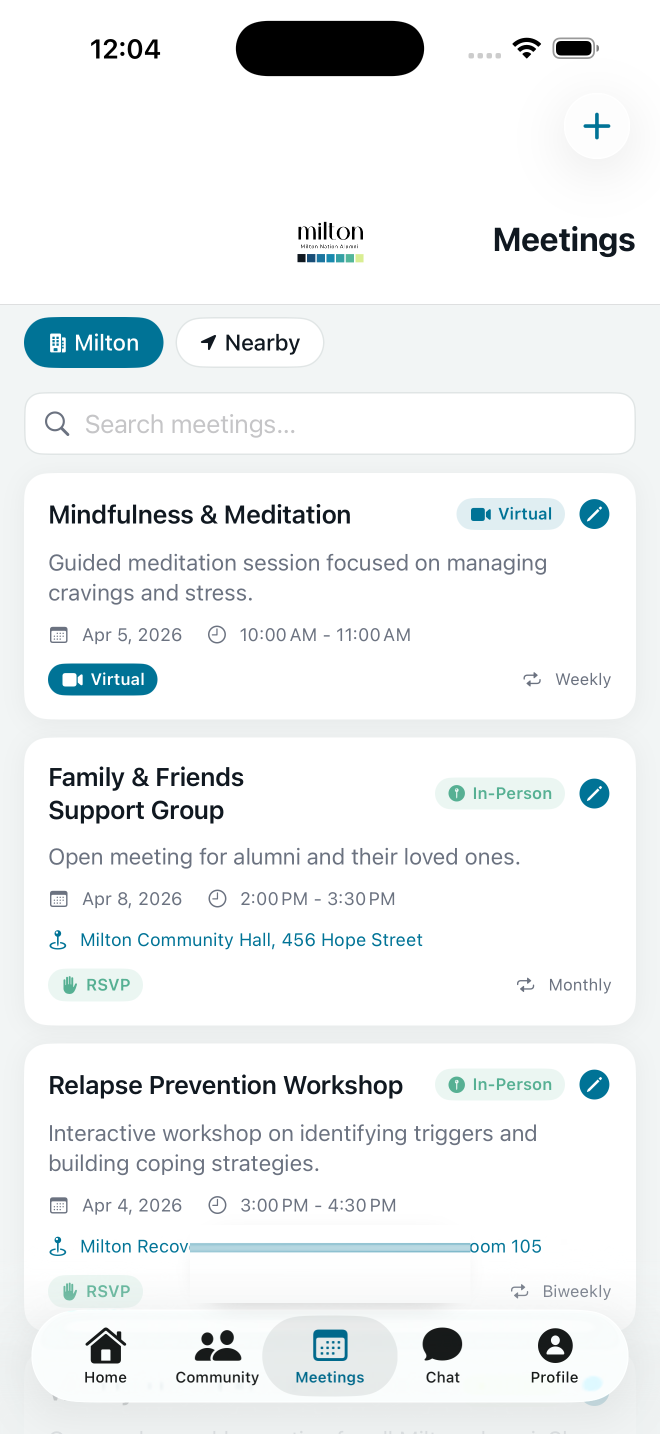
#> input picture launch-kit/launch-ad/src/film/screens/04_meetings.png, 1320 x 2868 px, found by its file name (shown at 1/2 size)
$ python make_nearby.py
#> lines starting #> are read from the running program, lines starting #| are printed output that depends on the picture; after the words box and inside, x2 and y2 are one past the last pixel; in counts of white or black regions, pixels touching at a corner belong together
"""Render the Meetings > Nearby tab at capture resolution.

Ezra called nearby AA/NA "a really big flex" and it is the one beat with no
screenshot behind it.  Rather than invent a screen, this follows the shipped
SwiftUI exactly — NearbyMeetingsView's map / section header / LazyVStack, and
NearbyMeetingCard's dark #101820 card, AA-blue / NA-sage fellowship pill,
accent distance pill, day+time, address, location, and Directions button.
The status bar, wordmark header and segmented control are lifted pixel-for-pixel
off the real 04_meetings.png capture; only the selected pill is repainted.
"""
from PIL import Image, ImageDraw, ImageFont
import math

W, H = 1320, 2868
PT = 3.0                                   # 440x956pt at 3x
ACCENT   = (0, 115, 150)                   # AppTheme.accent   #007396
SAGE     = (86, 176, 147)                  # AppTheme.accentSage #56B093
AA_BLUE  = (0, 122, 255)                   # SwiftUI Color.blue
CARD     = (16, 24, 32)                    # AppTheme.sheetBackground #101820
BG       = (242, 245, 245)                 # AppTheme.backgroundLight #F2F5F5
INK      = (16, 24, 32)
R16      = int(16*PT)

F = {w: {} for w in (400, 500, 600, 700)}
def font(w, px):
    px = int(px)
    if px not in F[w]:
        F[w][px] = ImageFont.truetype(f'src/fonts/Inter-{w}.ttf', px)
    return F[w][px]

MEETINGS = [
    ("Sunrise Serenity Group",   "AA", "0.4 mi", "Monday", "7:00 AM",
     "535 Canton Ave, Milton, MA 02186",  "St. Michael's Parish Hall"),
    ("Milton Steps & Traditions", "AA", "0.9 mi", "Monday", "12:15 PM",
     "197 Central Ave, Milton, MA 02186",  "Milton Community Center"),
    ("New Beginnings",           "NA", "1.6 mi", "Monday", "6:30 PM",
     "40 Highland St, Milton, MA 02186",   "Highland Congregational Church"),
    ("Just For Today",           "NA", "2.3 mi", "Monday", "8:00 PM",
     "1150 Blue Hill Ave, Milton, MA 02186", "Blue Hills Fellowship Hall"),
]

base = Image.open('build/screens/04_meetings.png').convert('RGB')
#> base is the input picture: PIL image 1320x2868 RGB; mean R, G, B 238.3, 241.3, 242.1
img  = Image.new('RGB', (W, H), BG)
img.paste(base.crop((0, 0, W, 736)), (0, 0))       # real chrome down to the toggle
d = ImageDraw.Draw(img)

# ── segmented control: swap the selection to Nearby ──────────────────────────
# Measured off the capture: accent pill x 48..326, white pill x 354..645, y 634..735.
def pill(x0, y0, x1, y1, fill, outline=None, wdt=3):
    d.rounded_rectangle([x0, y0, x1, y1], radius=(y1-y0)//2, fill=fill,
                        outline=outline, width=wdt)

d.rectangle([0, 630, W, 740], fill=BG)
pill(48, 634, 326, 735, (255, 255, 255), (225, 230, 230))
pill(354, 645, 645, 735, ACCENT)

def glyph_building(dd, cx, cy, s, col):
#> called with cx = 108, cy = 685, s = 40, col = (0, 115, 150)
    dd.rectangle([cx-s*.42, cy-s*.5, cx+s*.06, cy+s*.5], fill=col)
    dd.rectangle([cx+s*.12, cy-s*.18, cx+s*.46, cy+s*.5], fill=col)
    for r in range(3):
        for c in range(2):
            dd.rectangle([cx-s*.34+c*s*.22, cy-s*.38+r*s*.26,
                          cx-s*.34+c*s*.22+s*.10, cy-s*.38+r*s*.26+s*.12],
                         fill=(255, 255, 255))

def glyph_location(dd, cx, cy, s, col):
    dd.polygon([(cx+s*.52, cy-s*.52), (cx-s*.52, cy+s*.02),
                (cx-s*.04, cy+s*.10), (cx+s*.06, cy+s*.54)], fill=col)

fs = font(600, 40)
glyph_building(d, 108, 685, 40, ACCENT)
d.text((140, 685), "Milton", font=fs, fill=INK, anchor="lm")
glyph_location(d, 410, 690, 40, (255, 255, 255))
d.text((442, 690), "Nearby", font=fs, fill=(255, 255, 255), anchor="lm")

# ── map ──────────────────────────────────────────────────────────────────────
MX, MY, MW, MH = int(16*PT), 736 + int(8*PT), W - int(32*PT), int(220*PT)
mp = Image.new('RGB', (MW, MH), (232, 236, 230))
md = ImageDraw.Draw(mp)
md.polygon([(0, MH*.62), (MW*.30, MH*.52), (MW*.58, MH*.72), (MW*.42, MH),
            (0, MH)], fill=(206, 226, 224))                       # water
for gx in range(-2, 9):                                            # roads
    md.line([(gx*MW/7 + MH*.18, 0), (gx*MW/7 - MH*.18, MH)], fill=(250, 250, 248), width=13)
for gy in range(0, 6):
    md.line([(0, gy*MH/4.4), (MW, gy*MH/4.4 - MW*.05)], fill=(250, 250, 248), width=11)
md.line([(MW*.02, MH*.30), (MW*.55, MH*.16), (MW, MH*.34)], fill=(255, 243, 214), width=22)
for cx, cy in ((.18,.26),(.36,.44),(.62,.30),(.78,.58)):           # parks
    md.ellipse([MW*cx-MW*.07, MH*cy-MH*.10, MW*cx+MW*.07, MH*cy+MH*.10], fill=(216, 231, 210))
PINS = [(.30,.38),(.52,.30),(.44,.60),(.72,.48)]
for i,(px, py) in enumerate(PINS):
    x, y, s = MW*px, MH*py, 34
    md.ellipse([x-s*.55, y+s*.62, x+s*.55, y+s*.92], fill=(0,0,0,40))
    md.polygon([(x, y+s*.85), (x-s*.62, y-s*.10), (x+s*.62, y-s*.10)],
               fill=AA_BLUE if i < 2 else SAGE)
    md.ellipse([x-s*.62, y-s*.72, x+s*.62, y+s*.14], fill=AA_BLUE if i < 2 else SAGE)
    md.ellipse([x-s*.24, y-s*.50, x+s*.24, y-s*.02], fill=(255, 255, 255))
x, y, s = MW*.50, MH*.52, 26                                       # you-are-here
md.ellipse([x-s*1.9, y-s*1.9, x+s*1.9, y+s*1.9], fill=(0, 115, 150, 30))
md.ellipse([x-s*.5, y-s*.5, x+s*.5, y+s*.5], fill=ACCENT,
           outline=(255, 255, 255), width=7)
mask = Image.new('L', (MW, MH), 0)
#> mask: PIL image 1224x660 L; every value is 0
ImageDraw.Draw(mask).rounded_rectangle([0, 0, MW-1, MH-1], radius=R16, fill=255)
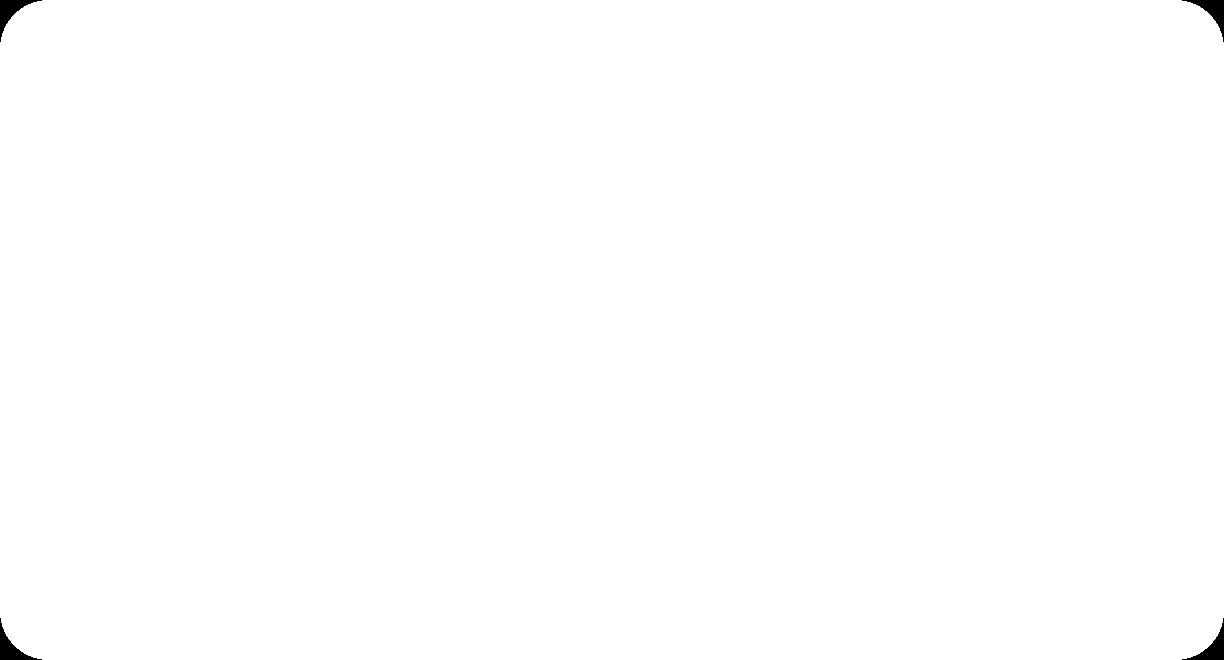
#> mask: PIL image 1224x660 L; 99.7% white; 4 black regions, box (x1, y1, x2, y2) and area: (0, 0, 42, 42) 508, (1182, 0, 1224, 42) 508, (0, 618, 42, 660) 508, (1182, 618, 1224, 660) 508
img.paste(mp, (MX, MY), mask)
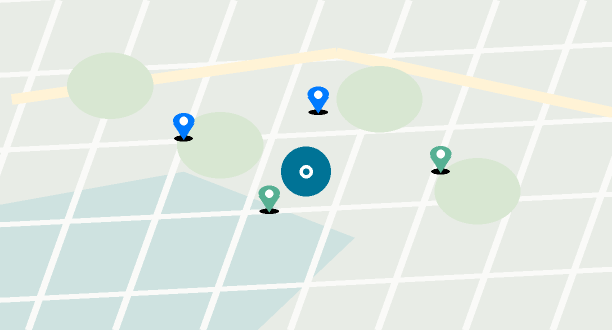
#> mp: PIL image 1224x660 RGB (shown at 1/2 size); mean R, G, B 225, 233.6, 227.6
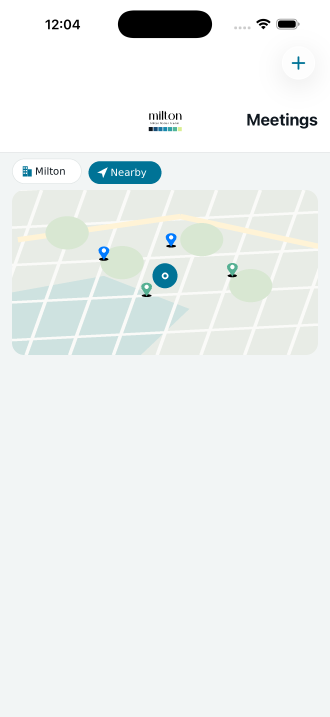
#> img: PIL image 1320x2868 RGB (shown at 1/4 size); mean R, G, B 235.9, 240.2, 239.2

# ── section header ───────────────────────────────────────────────────────────
y = MY + MH + int(12*PT)
glyph_location(d, MX + 20, y + 26, 38, ACCENT)
d.text((MX + 48, y + 26), f"Nearest {len(MEETINGS)} Meetings",
       font=font(600, 51), fill=INK, anchor="lm")
y += int(12*PT) + 52

# ── cards ────────────────────────────────────────────────────────────────────
def icon(dd, kind, cx, cy, s, col):
    if kind == 'cal':
        dd.rounded_rectangle([cx-s*.5, cy-s*.42, cx+s*.5, cy+s*.5], radius=s*.14,
                             outline=col, width=4)
        dd.line([(cx-s*.5, cy-s*.14), (cx+s*.5, cy-s*.14)], fill=col, width=4)
        dd.line([(cx-s*.26, cy-s*.62), (cx-s*.26, cy-s*.30)], fill=col, width=4)
        dd.line([(cx+s*.26, cy-s*.62), (cx+s*.26, cy-s*.30)], fill=col, width=4)
    elif kind == 'clock':
        dd.ellipse([cx-s*.5, cy-s*.5, cx+s*.5, cy+s*.5], outline=col, width=4)
        dd.line([(cx, cy), (cx, cy-s*.30)], fill=col, width=4)
        dd.line([(cx, cy), (cx+s*.22, cy+s*.10)], fill=col, width=4)
    elif kind == 'pin':
        dd.ellipse([cx-s*.34, cy-s*.56, cx+s*.34, cy+s*.12], outline=col, width=4)
        dd.polygon([(cx-s*.20, cy-s*.02), (cx+s*.20, cy-s*.02), (cx, cy+s*.34)], fill=col)
        dd.ellipse([cx-s*.11, cy-s*.36, cx+s*.11, cy-s*.14], fill=col)
        dd.arc([cx-s*.50, cy+s*.22, cx+s*.50, cy+s*.56], 200, 340, fill=col, width=4)
    elif kind == 'info':
        dd.ellipse([cx-s*.5, cy-s*.5, cx+s*.5, cy+s*.5], outline=col, width=4)
        dd.line([(cx, cy-s*.06), (cx, cy+s*.26)], fill=col, width=4)
        dd.ellipse([cx-s*.05, cy-s*.28, cx+s*.05, cy-s*.18], fill=col)
    elif kind == 'dir':
        # arrow.triangle.turn.up.right: an L-turn stroke topped with a solid head
        dd.line([(cx-s*.30, cy+s*.34), (cx-s*.30, cy-s*.12), (cx+s*.10, cy-s*.12)],
                fill=col, width=5, joint='curve')
        dd.polygon([(cx+s*.04, cy-s*.34), (cx+s*.36, cy-s*.12),
                    (cx+s*.04, cy+s*.10)], fill=col)

def wht(o):  return (255, 255, 255) if o >= 1 else tuple(int(255*o + CARD[i]*(1-o)) for i in range(3))

for name, fel, dist, day, time_, addr, loc in MEETINGS:
    pad = int(16*PT)
    ch  = pad*2 + 51 + int(10*PT) + 36 + int(10*PT) + 36 + int(10*PT) + 33 + int(10*PT) + 62
    d.rounded_rectangle([MX, y, W-MX, y+ch], radius=R16, fill=CARD)
    cy = y + pad

    # name + fellowship + distance
    d.text((MX+pad, cy+26), name, font=font(600, 51), fill=(255, 255, 255), anchor="lm")
    dw = d.textlength(dist, font=font(700, 36))
    px1 = W-MX-pad
    pill(px1-dw-int(8*PT)*2, cy+4, px1, cy+4+36+int(4*PT)*2, ACCENT, None, 0)
    d.text((px1-int(8*PT)-dw/2, cy+4+18+int(4*PT)), dist, font=font(700, 36),
           fill=(255, 255, 255), anchor="mm")
    fw = d.textlength(fel, font=font(700, 33))
    px0 = px1-dw-int(8*PT)*2-int(6*PT)
    pill(px0-fw-int(7*PT)*2, cy+9, px0, cy+9+33+int(3*PT)*2,
         AA_BLUE if fel == "AA" else SAGE, None, 0)
    d.text((px0-int(7*PT)-fw/2, cy+9+16+int(3*PT)), fel, font=font(700, 33),
           fill=(255, 255, 255), anchor="mm")
    cy += 51 + int(10*PT)

    # day + time
    icon(d, 'cal', MX+pad+18, cy+18, 36, wht(.9))
    d.text((MX+pad+46, cy+18), day, font=font(400, 36), fill=wht(.9), anchor="lm")
    tx = MX+pad+46 + d.textlength(day, font=font(400, 36)) + int(12*PT)
    icon(d, 'clock', tx+18, cy+18, 36, wht(.9))
    d.text((tx+46, cy+18), time_, font=font(400, 36), fill=wht(.9), anchor="lm")
    cy += 36 + int(10*PT)

    icon(d, 'pin', MX+pad+18, cy+18, 36, wht(.85))
    d.text((MX+pad+46, cy+18), addr, font=font(400, 36), fill=wht(.85), anchor="lm")
    cy += 36 + int(10*PT)

    d.text((MX+pad, cy+16), loc, font=font(400, 33), fill=wht(.7), anchor="lm")
    cy += 33 + int(10*PT)

    icon(d, 'info', MX+pad+16, cy+30, 33, wht(.55))
    d.text((MX+pad+40, cy+30), "Tap for details", font=font(400, 33),
           fill=wht(.55), anchor="lm")
    lbl, lf = "Directions", font(700, 36)
    lw = d.textlength(lbl, font=lf)
    bw = int(12*PT)*2 + 34 + 8 + lw
    bx1, by0 = W-MX-pad, cy+30-31
    pill(bx1-bw, by0, bx1, by0+62, ACCENT, None, 0)
    icon(d, 'dir', bx1-bw+int(12*PT)+17, by0+31, 34, (255, 255, 255))
    d.text((bx1-int(12*PT)-lw, by0+31), lbl, font=lf, fill=(255, 255, 255), anchor="lm")

    y += ch + int(12*PT)
    if y + 380 > 2700:                  # leave the tab bar a clean run-out
        break
#> this loop made 2 passes
#> (dw, fw, px0, tx, lw, bw) on passes 1 to 2: (113.8, 46.08, 1044.2, 320.1, 181.4, 295.4), (113.8, 46.08, 1044.2, 320.1, 181.4, 295.4)
#> after the loop, y = 2484

d.text((W/2, y + 30), "Showing NA & AA meetings from participating intergroups via",
       font=font(400, 33), fill=(120, 132, 140), anchor="ma")
d.text((W/2, y + 76), "BMLT. For a complete AA meeting list, visit aa.org/find-aa.",
       font=font(400, 33), fill=(120, 132, 140), anchor="ma")

# ── real tab bar off the capture ─────────────────────────────────────────────
img.paste(base.crop((0, 2700, W, H)), (0, 2700))
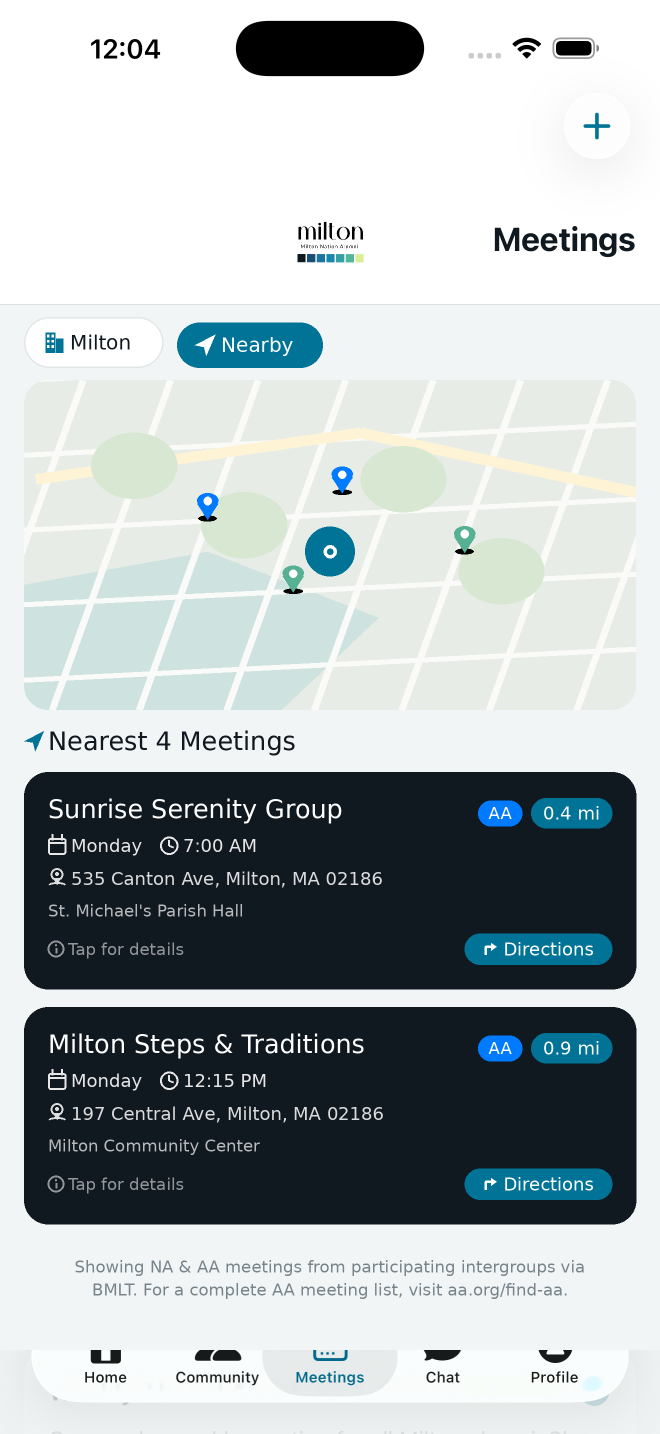
#> img: PIL image 1320x2868 RGB (shown at 1/2 size); mean R, G, B 173.3, 180.6, 182.4
img.save('build/screens/07_nearby.png')
print('build/screens/07_nearby.png', img.size, 'cards drawn to y', y)
#| build/screens/07_nearby.png (1320, 2868) cards drawn to y 2484

$ run again, with launch-kit/launch-ad/src/film/screens/01_login.png copied over launch-kit/launch-ad/src/film/screens/04_meetings.png
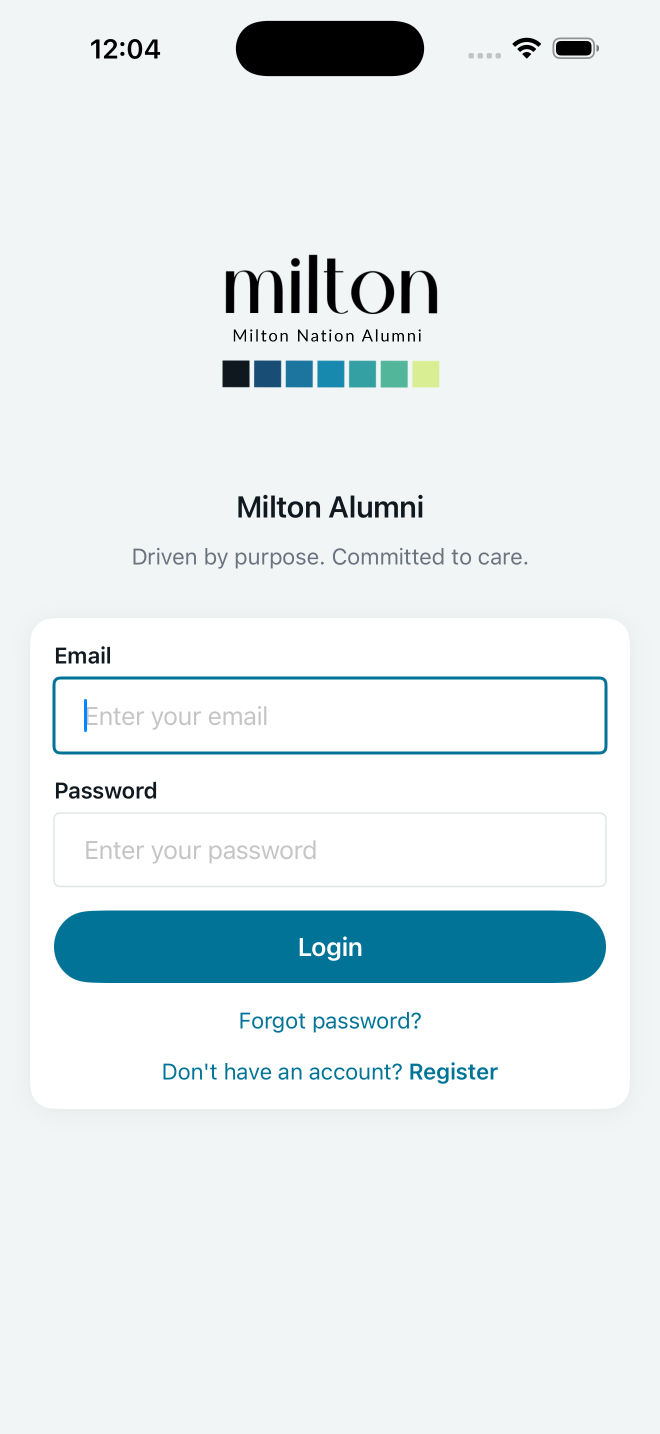
#> input picture launch-kit/launch-ad/src/film/screens/01_login.png, 1320 x 2868 px, found by its file name (shown at 1/2 size)
#> base is the input picture: PIL image 1320x2868 RGB; mean R, G, B 228, 235.8, 237.5
#> `img.paste(mp, (MX, MY), mask)`:
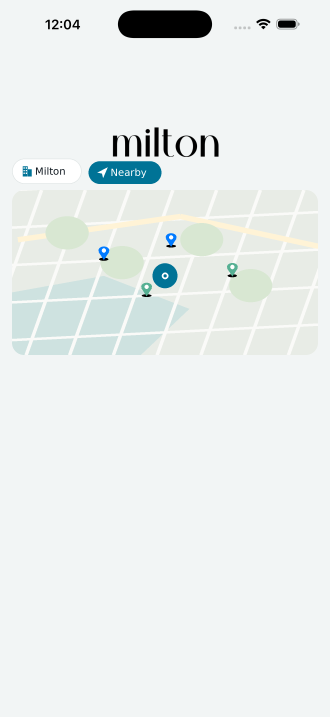
#> img: PIL image 1320x2868 RGB (shown at 1/4 size); mean R, G, B 233.1, 237.9, 236.9
#> the loop `for name, fel, dist, day, time_, addr, loc in MEETINGS:` made 2 passes
#> (dw, fw, px0, tx, lw, bw) on passes 1 to 2: (113.8, 46.08, 1044.2, 320.1, 181.4, 295.4), (113.8, 46.08, 1044.2, 320.1, 181.4, 295.4)
#> after the loop `for name, fel, dist, day, time_, addr, loc in MEETINGS:`: y = 2484
#> `img.paste(base.crop((0, 2700, W, H)), (0, 2700))`:
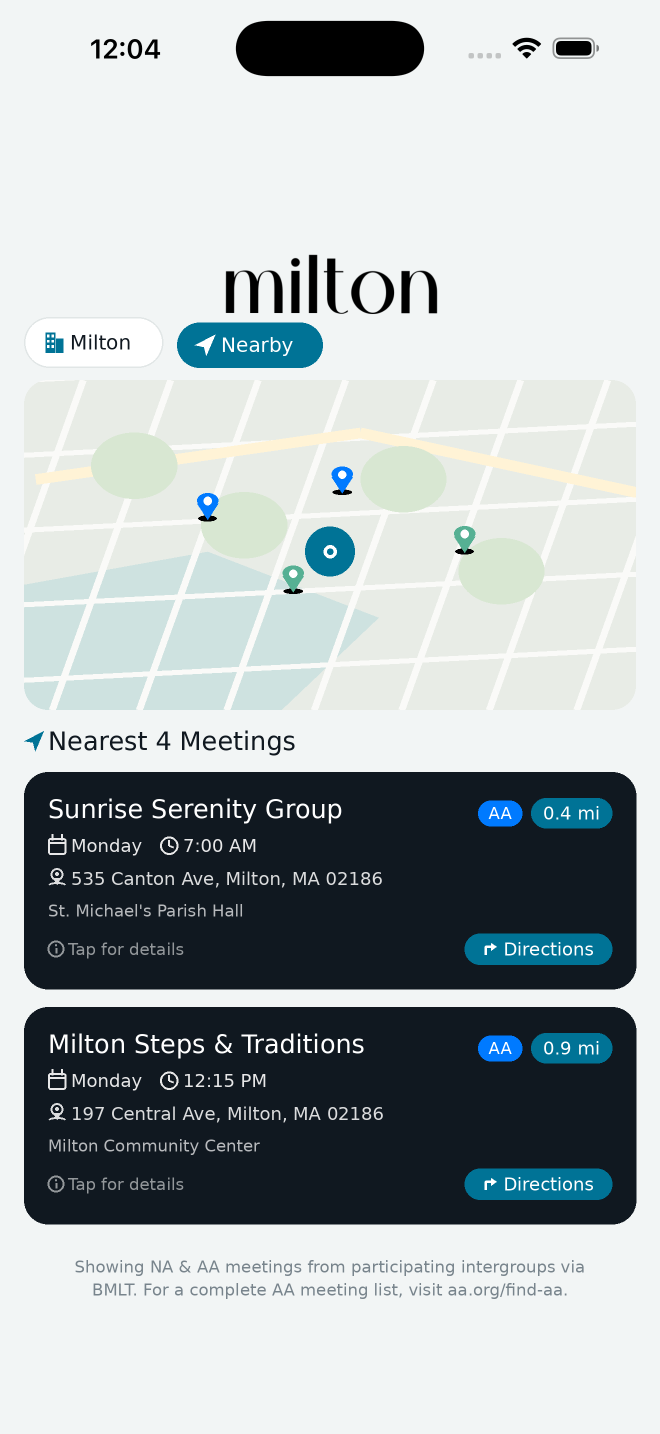
#> img: PIL image 1320x2868 RGB (shown at 1/2 size); mean R, G, B 171.1, 179, 180.7
#| build/screens/07_nearby.png (1320, 2868) cards drawn to y 2484
